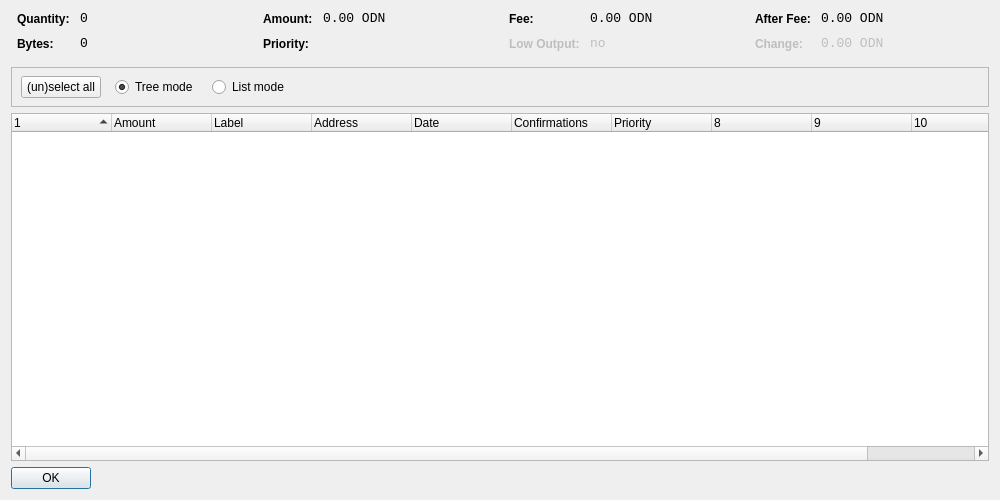
<?xml version="1.0" encoding="UTF-8"?>
<ui version="4.0">
 <class>CoinControlDialog</class>
 <widget class="QDialog" name="CoinControlDialog">
  <property name="geometry">
   <rect>
    <x>0</x>
    <y>0</y>
    <width>1000</width>
    <height>500</height>
   </rect>
  </property>
  <property name="windowTitle">
   <string>Coin Control</string>
  </property>
  <layout class="QVBoxLayout" name="verticalLayout">
   <item>
    <layout class="QHBoxLayout" name="horizontalLayoutTop" stretch="0,0,0,0">
     <property name="topMargin">
      <number>0</number>
     </property>
     <property name="bottomMargin">
      <number>10</number>
     </property>
     <item>
      <layout class="QFormLayout" name="formLayoutCoinControl1">
       <property name="horizontalSpacing">
        <number>10</number>
       </property>
       <property name="verticalSpacing">
        <number>10</number>
       </property>
       <property name="leftMargin">
        <number>6</number>
       </property>
       <property name="rightMargin">
        <number>6</number>
       </property>
       <item row="0" column="0">
        <widget class="QLabel" name="labelCoinControlQuantityText">
         <property name="styleSheet">
          <string notr="true">font-weight:bold;</string>
         </property>
         <property name="text">
          <string>Quantity:</string>
         </property>
        </widget>
       </item>
       <item row="0" column="1">
        <widget class="QLabel" name="labelCoinControlQuantity">
         <property name="font">
          <font>
           <family>Monospace</family>
           <pointsize>10</pointsize>
          </font>
         </property>
         <property name="cursor">
          <cursorShape>IBeamCursor</cursorShape>
         </property>
         <property name="contextMenuPolicy">
          <enum>Qt::ActionsContextMenu</enum>
         </property>
         <property name="text">
          <string notr="true">0</string>
         </property>
         <property name="textInteractionFlags">
          <set>Qt::LinksAccessibleByMouse|Qt::TextSelectableByKeyboard|Qt::TextSelectableByMouse</set>
         </property>
        </widget>
       </item>
       <item row="1" column="0">
        <widget class="QLabel" name="labelCoinControlBytesText">
         <property name="styleSheet">
          <string notr="true">font-weight:bold;</string>
         </property>
         <property name="text">
          <string>Bytes:</string>
         </property>
        </widget>
       </item>
       <item row="1" column="1">
        <widget class="QLabel" name="labelCoinControlBytes">
         <property name="font">
          <font>
           <family>Monospace</family>
           <pointsize>10</pointsize>
          </font>
         </property>
         <property name="cursor">
          <cursorShape>IBeamCursor</cursorShape>
         </property>
         <property name="contextMenuPolicy">
          <enum>Qt::ActionsContextMenu</enum>
         </property>
         <property name="text">
          <string notr="true">0</string>
         </property>
         <property name="textInteractionFlags">
          <set>Qt::LinksAccessibleByMouse|Qt::TextSelectableByKeyboard|Qt::TextSelectableByMouse</set>
         </property>
        </widget>
       </item>
      </layout>
     </item>
     <item>
      <layout class="QFormLayout" name="formLayoutCoinControl2">
       <property name="horizontalSpacing">
        <number>10</number>
       </property>
       <property name="verticalSpacing">
        <number>10</number>
       </property>
       <property name="leftMargin">
        <number>6</number>
       </property>
       <property name="rightMargin">
        <number>6</number>
       </property>
       <item row="0" column="0">
        <widget class="QLabel" name="labelCoinControlAmountText">
         <property name="styleSheet">
          <string notr="true">font-weight:bold;</string>
         </property>
         <property name="text">
          <string>Amount:</string>
         </property>
        </widget>
       </item>
       <item row="0" column="1">
        <widget class="QLabel" name="labelCoinControlAmount">
         <property name="font">
          <font>
           <family>Monospace</family>
           <pointsize>10</pointsize>
          </font>
         </property>
         <property name="cursor">
          <cursorShape>IBeamCursor</cursorShape>
         </property>
         <property name="contextMenuPolicy">
          <enum>Qt::ActionsContextMenu</enum>
         </property>
         <property name="text">
          <string notr="true">0.00 ODN</string>
         </property>
         <property name="textInteractionFlags">
          <set>Qt::LinksAccessibleByMouse|Qt::TextSelectableByKeyboard|Qt::TextSelectableByMouse</set>
         </property>
        </widget>
       </item>
       <item row="1" column="0">
        <widget class="QLabel" name="labelCoinControlPriorityText">
         <property name="styleSheet">
          <string notr="true">font-weight:bold;</string>
         </property>
         <property name="text">
          <string>Priority:</string>
         </property>
        </widget>
       </item>
       <item row="1" column="1">
        <widget class="QLabel" name="labelCoinControlPriority">
         <property name="font">
          <font>
           <family>Monospace</family>
           <pointsize>10</pointsize>
          </font>
         </property>
         <property name="cursor">
          <cursorShape>IBeamCursor</cursorShape>
         </property>
         <property name="contextMenuPolicy">
          <enum>Qt::ActionsContextMenu</enum>
         </property>
         <property name="text">
          <string/>
         </property>
         <property name="textInteractionFlags">
          <set>Qt::LinksAccessibleByMouse|Qt::TextSelectableByKeyboard|Qt::TextSelectableByMouse</set>
         </property>
        </widget>
       </item>
      </layout>
     </item>
     <item>
      <layout class="QFormLayout" name="formLayoutCoinControl3">
       <property name="horizontalSpacing">
        <number>10</number>
       </property>
       <property name="verticalSpacing">
        <number>10</number>
       </property>
       <property name="leftMargin">
        <number>6</number>
       </property>
       <property name="rightMargin">
        <number>6</number>
       </property>
       <item row="0" column="0">
        <widget class="QLabel" name="labelCoinControlFeeText">
         <property name="styleSheet">
          <string notr="true">font-weight:bold;</string>
         </property>
         <property name="text">
          <string>Fee:</string>
         </property>
        </widget>
       </item>
       <item row="0" column="1">
        <widget class="QLabel" name="labelCoinControlFee">
         <property name="font">
          <font>
           <family>Monospace</family>
           <pointsize>10</pointsize>
          </font>
         </property>
         <property name="cursor">
          <cursorShape>IBeamCursor</cursorShape>
         </property>
         <property name="contextMenuPolicy">
          <enum>Qt::ActionsContextMenu</enum>
         </property>
         <property name="text">
          <string notr="true">0.00 ODN</string>
         </property>
         <property name="textInteractionFlags">
          <set>Qt::LinksAccessibleByMouse|Qt::TextSelectableByKeyboard|Qt::TextSelectableByMouse</set>
         </property>
        </widget>
       </item>
       <item row="1" column="0">
        <widget class="QLabel" name="labelCoinControlLowOutputText">
         <property name="enabled">
          <bool>false</bool>
         </property>
         <property name="styleSheet">
          <string notr="true">font-weight:bold;</string>
         </property>
         <property name="text">
          <string>Low Output:</string>
         </property>
        </widget>
       </item>
       <item row="1" column="1">
        <widget class="QLabel" name="labelCoinControlLowOutput">
         <property name="enabled">
          <bool>false</bool>
         </property>
         <property name="font">
          <font>
           <family>Monospace</family>
           <pointsize>10</pointsize>
          </font>
         </property>
         <property name="cursor">
          <cursorShape>IBeamCursor</cursorShape>
         </property>
         <property name="contextMenuPolicy">
          <enum>Qt::ActionsContextMenu</enum>
         </property>
         <property name="text">
          <string notr="true">no</string>
         </property>
         <property name="textInteractionFlags">
          <set>Qt::LinksAccessibleByMouse|Qt::TextSelectableByKeyboard|Qt::TextSelectableByMouse</set>
         </property>
        </widget>
       </item>
      </layout>
     </item>
     <item>
      <layout class="QFormLayout" name="formLayoutCoinControl4">
       <property name="horizontalSpacing">
        <number>10</number>
       </property>
       <property name="verticalSpacing">
        <number>10</number>
       </property>
       <property name="leftMargin">
        <number>6</number>
       </property>
       <property name="rightMargin">
        <number>6</number>
       </property>
       <item row="0" column="0">
        <widget class="QLabel" name="labelCoinControlAfterFeeText">
         <property name="styleSheet">
          <string notr="true">font-weight:bold;</string>
         </property>
         <property name="text">
          <string>After Fee:</string>
         </property>
        </widget>
       </item>
       <item row="0" column="1">
        <widget class="QLabel" name="labelCoinControlAfterFee">
         <property name="font">
          <font>
           <family>Monospace</family>
           <pointsize>10</pointsize>
          </font>
         </property>
         <property name="cursor">
          <cursorShape>IBeamCursor</cursorShape>
         </property>
         <property name="contextMenuPolicy">
          <enum>Qt::ActionsContextMenu</enum>
         </property>
         <property name="text">
          <string notr="true">0.00 ODN</string>
         </property>
         <property name="textInteractionFlags">
          <set>Qt::LinksAccessibleByMouse|Qt::TextSelectableByKeyboard|Qt::TextSelectableByMouse</set>
         </property>
        </widget>
       </item>
       <item row="1" column="0">
        <widget class="QLabel" name="labelCoinControlChangeText">
         <property name="enabled">
          <bool>false</bool>
         </property>
         <property name="styleSheet">
          <string notr="true">font-weight:bold;</string>
         </property>
         <property name="text">
          <string>Change:</string>
         </property>
        </widget>
       </item>
       <item row="1" column="1">
        <widget class="QLabel" name="labelCoinControlChange">
         <property name="enabled">
          <bool>false</bool>
         </property>
         <property name="font">
          <font>
           <family>Monospace</family>
           <pointsize>10</pointsize>
          </font>
         </property>
         <property name="cursor">
          <cursorShape>IBeamCursor</cursorShape>
         </property>
         <property name="contextMenuPolicy">
          <enum>Qt::ActionsContextMenu</enum>
         </property>
         <property name="text">
          <string notr="true">0.00 ODN</string>
         </property>
         <property name="textInteractionFlags">
          <set>Qt::LinksAccessibleByMouse|Qt::TextSelectableByKeyboard|Qt::TextSelectableByMouse</set>
         </property>
        </widget>
       </item>
      </layout>
     </item>
    </layout>
   </item>
   <item>
    <widget class="QFrame" name="frame">
     <property name="minimumSize">
      <size>
       <width>0</width>
       <height>40</height>
      </size>
     </property>
     <property name="frameShape">
      <enum>QFrame::StyledPanel</enum>
     </property>
     <property name="frameShadow">
      <enum>QFrame::Sunken</enum>
     </property>
     <widget class="QWidget" name="horizontalLayoutWidget">
      <property name="geometry">
       <rect>
        <x>10</x>
        <y>0</y>
        <width>781</width>
        <height>41</height>
       </rect>
      </property>
      <layout class="QHBoxLayout" name="horizontalLayoutPanel" stretch="0,0,0,0,0">
       <property name="spacing">
        <number>14</number>
       </property>
       <item>
        <widget class="QPushButton" name="pushButtonSelectAll">
         <property name="sizePolicy">
          <sizepolicy hsizetype="Maximum" vsizetype="Fixed">
           <horstretch>0</horstretch>
           <verstretch>0</verstretch>
          </sizepolicy>
         </property>
         <property name="text">
          <string>(un)select all</string>
         </property>
        </widget>
       </item>
       <item>
        <widget class="QRadioButton" name="radioTreeMode">
         <property name="sizePolicy">
          <sizepolicy hsizetype="Maximum" vsizetype="Fixed">
           <horstretch>0</horstretch>
           <verstretch>0</verstretch>
          </sizepolicy>
         </property>
         <property name="text">
          <string>Tree mode</string>
         </property>
         <property name="checked">
          <bool>true</bool>
         </property>
        </widget>
       </item>
       <item>
        <widget class="QRadioButton" name="radioListMode">
         <property name="sizePolicy">
          <sizepolicy hsizetype="Maximum" vsizetype="Fixed">
           <horstretch>0</horstretch>
           <verstretch>0</verstretch>
          </sizepolicy>
         </property>
         <property name="text">
          <string>List mode</string>
         </property>
        </widget>
       </item>
       <item>
        <spacer name="horizontalSpacer">
         <property name="orientation">
          <enum>Qt::Horizontal</enum>
         </property>
         <property name="sizeHint" stdset="0">
          <size>
           <width>40</width>
           <height>20</height>
          </size>
         </property>
        </spacer>
       </item>
      </layout>
     </widget>
    </widget>
   </item>
   <item>
    <widget class="CoinControlTreeWidget" name="treeWidget">
     <property name="contextMenuPolicy">
      <enum>Qt::CustomContextMenu</enum>
     </property>
     <property name="sortingEnabled">
      <bool>false</bool>
     </property>
     <property name="columnCount">
      <number>11</number>
     </property>
     <attribute name="headerShowSortIndicator" stdset="0">
      <bool>true</bool>
     </attribute>
     <attribute name="headerStretchLastSection">
      <bool>false</bool>
     </attribute>
     <column>
      <property name="text">
       <string/>
      </property>
     </column>
     <column>
      <property name="text">
       <string>Amount</string>
      </property>
     </column>
     <column>
      <property name="text">
       <string>Label</string>
      </property>
     </column>
     <column>
      <property name="text">
       <string>Address</string>
      </property>
     </column>
     <column>
      <property name="text">
       <string>Date</string>
      </property>
     </column>
     <column>
      <property name="text">
       <string>Confirmations</string>
      </property>
      <property name="toolTip">
       <string>Confirmed</string>
      </property>
     </column>
     <column>
      <property name="text">
       <string>Priority</string>
      </property>
     </column>
     <column>
      <property name="text">
       <string/>
      </property>
     </column>
     <column>
      <property name="text">
       <string/>
      </property>
     </column>
     <column>
      <property name="text">
       <string/>
      </property>
     </column>
     <column>
      <property name="text">
       <string/>
      </property>
     </column>
    </widget>
   </item>
   <item>
    <widget class="QDialogButtonBox" name="buttonBox">
     <property name="sizePolicy">
      <sizepolicy hsizetype="Maximum" vsizetype="Fixed">
       <horstretch>0</horstretch>
       <verstretch>0</verstretch>
      </sizepolicy>
     </property>
     <property name="orientation">
      <enum>Qt::Horizontal</enum>
     </property>
     <property name="standardButtons">
      <set>QDialogButtonBox::Ok</set>
     </property>
    </widget>
   </item>
  </layout>
 </widget>
 <customwidgets>
  <customwidget>
   <class>CoinControlTreeWidget</class>
   <extends>QTreeWidget</extends>
   <header>coincontroltreewidget.h</header>
  </customwidget>
 </customwidgets>
 <resources/>
 <connections/>
</ui>
